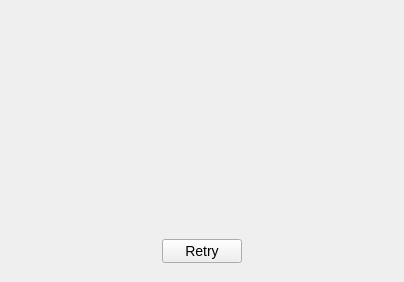
<?xml version="1.0" encoding="UTF-8"?>
<ui version="4.0">
 <class>BioAuthWidget</class>
 <widget class="QWidget" name="BioAuthWidget">
  <property name="geometry">
   <rect>
    <x>0</x>
    <y>0</y>
    <width>404</width>
    <height>282</height>
   </rect>
  </property>
  <property name="windowTitle">
   <string>Form</string>
  </property>
  <layout class="QVBoxLayout" name="verticalLayout_3">
   <item>
    <layout class="QVBoxLayout" name="verticalLayout_2">
     <item>
      <layout class="QHBoxLayout" name="horizontalLayout_4">
       <property name="topMargin">
        <number>20</number>
       </property>
       <property name="bottomMargin">
        <number>10</number>
       </property>
       <item>
        <spacer name="horizontalSpacer">
         <property name="orientation">
          <enum>Qt::Horizontal</enum>
         </property>
         <property name="sizeHint" stdset="0">
          <size>
           <width>40</width>
           <height>20</height>
          </size>
         </property>
        </spacer>
       </item>
       <item>
        <widget class="QLabel" name="lblBioImage">
         <property name="minimumSize">
          <size>
           <width>130</width>
           <height>130</height>
          </size>
         </property>
         <property name="maximumSize">
          <size>
           <width>128</width>
           <height>128</height>
          </size>
         </property>
         <property name="text">
          <string/>
         </property>
         <property name="alignment">
          <set>Qt::AlignCenter</set>
         </property>
        </widget>
       </item>
       <item>
        <spacer name="horizontalSpacer_2">
         <property name="orientation">
          <enum>Qt::Horizontal</enum>
         </property>
         <property name="sizeHint" stdset="0">
          <size>
           <width>40</width>
           <height>20</height>
          </size>
         </property>
        </spacer>
       </item>
      </layout>
     </item>
     <item>
      <widget class="QLabel" name="lblBioWarnNotify">
       <property name="minimumSize">
        <size>
         <width>0</width>
         <height>20</height>
        </size>
       </property>
       <property name="text">
        <string/>
       </property>
       <property name="alignment">
        <set>Qt::AlignCenter</set>
       </property>
       <property name="wordWrap">
        <bool>true</bool>
       </property>
      </widget>
     </item>
     <item>
      <widget class="QLabel" name="lblBioNotify">
       <property name="minimumSize">
        <size>
         <width>0</width>
         <height>20</height>
        </size>
       </property>
       <property name="text">
        <string/>
       </property>
       <property name="alignment">
        <set>Qt::AlignCenter</set>
       </property>
       <property name="wordWrap">
        <bool>true</bool>
       </property>
      </widget>
     </item>
     <item>
      <layout class="QHBoxLayout" name="horizontalLayout">
       <property name="bottomMargin">
        <number>8</number>
       </property>
       <item>
        <spacer name="horizontalSpacer_3">
         <property name="orientation">
          <enum>Qt::Horizontal</enum>
         </property>
         <property name="sizeHint" stdset="0">
          <size>
           <width>40</width>
           <height>20</height>
          </size>
         </property>
        </spacer>
       </item>
       <item>
        <widget class="QPushButton" name="btnRetry">
         <property name="maximumSize">
          <size>
           <width>80</width>
           <height>28</height>
          </size>
         </property>
         <property name="styleSheet">
          <string notr="true">QPushButton:hover{border:none;color:#3E6CE5;}QPushButton:pressed{border:none;}
QPushButton{font-size:14px;}</string>
         </property>
         <property name="text">
          <string>Retry</string>
         </property>
        </widget>
       </item>
       <item>
        <spacer name="horizontalSpacer_4">
         <property name="orientation">
          <enum>Qt::Horizontal</enum>
         </property>
         <property name="sizeHint" stdset="0">
          <size>
           <width>40</width>
           <height>20</height>
          </size>
         </property>
        </spacer>
       </item>
      </layout>
     </item>
    </layout>
   </item>
  </layout>
 </widget>
 <resources/>
 <connections/>
</ui>
